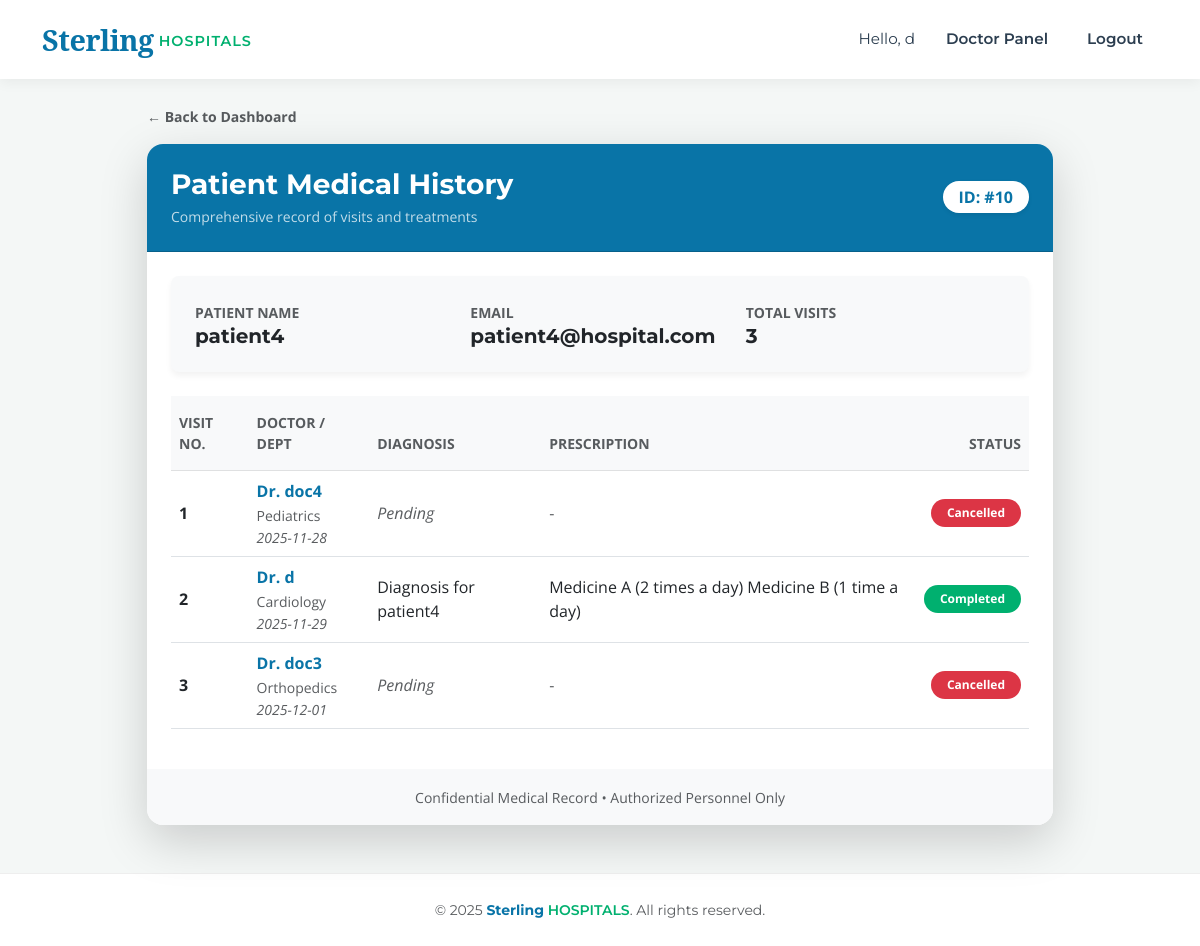
The page /patient_history/10 (signed in) on the database its author committed.
### models.py (models this page shows)
class User(db.Model, UserMixin):
    __tablename__ = 'users'
    id = db.Column(db.Integer, primary_key=True)
    username = db.Column(db.String(100), unique=True, nullable=False)
    email = db.Column(db.String(120), unique=True, nullable=False)
    password = db.Column(db.String(200), nullable=False)
    role = db.Column(db.String(20), nullable=False)  # admin, doctor, patient
    phone_number = db.Column(db.String(15), nullable=True)
    is_active_user = db.Column(db.Boolean, default=True)
    department_id = db.Column(db.Integer, db.ForeignKey('departments.id'), nullable=True)
    doctor_appointments = db.relationship('Appointment', foreign_keys='Appointment.doctor_id', backref='doctor_ref', lazy=True)
    patient_appointments = db.relationship('Appointment', foreign_keys='Appointment.patient_id', backref='patient_ref', lazy=True)

class Appointment(db.Model):
    __tablename__ = 'appointments'
    id = db.Column(db.Integer, primary_key=True)
    patient_id = db.Column(db.Integer, db.ForeignKey('users.id'), nullable=False)
    doctor_id = db.Column(db.Integer, db.ForeignKey('users.id'), nullable=False)
    appointment_date = db.Column(db.Date, nullable=False)
    appointment_time = db.Column(db.Time, nullable=False)
    status = db.Column(db.String(20), default='Pending')
    treatment = db.relationship('Treatment', backref='appointment', uselist=False, lazy=True)
    created_at = db.Column(db.DateTime, default=datetime.utcnow)

class Department(db.Model):
    __tablename__ = 'departments'
    id = db.Column(db.Integer, primary_key=True)
    name = db.Column(db.String(100), unique=True, nullable=False)
    description = db.Column(db.Text, nullable=True)
    doctors = db.relationship('User', backref='department', lazy=True)

class Treatment(db.Model):
    __tablename__ = 'treatments'
    id = db.Column(db.Integer, primary_key=True)
    appointment_id = db.Column(db.Integer, db.ForeignKey('appointments.id'), nullable=False)
    diagnosis = db.Column(db.Text, nullable=False)
    prescription = db.Column(db.Text, nullable=False)
    doctor_notes = db.Column(db.Text, nullable=True)
    date_recorded = db.Column(db.DateTime, default=datetime.utcnow)

### app.py (the view)
@app.route('/patient_history/<int:patient_id>')
@login_required
def patient_history(patient_id):
    if current_user.role not in ['admin', 'doctor'] and current_user.id != patient_id:
        return redirect(url_for('index'))
    return render_template('patient_history.html', patient=db.session.get(User, patient_id), history=Appointment.query.filter_by(patient_id=patient_id).all())

### app.py (called while the page is built)
@login_manager.user_loader
def load_user(user_id):
    return db.session.get(User, int(user_id))

### templates/patient_history.html (shortened to what this page needs)
{% extends "base.html" %}
{% block content %}
<div class="container mt-4">
    <div class="row justify-content-center">
        <div class="col-lg-10">
            <div class="mb-3">
                {% if current_user.role == 'admin' %}
                    <a href="{{ url_for('admin_dashboard') }}" class="text-decoration-none text-muted fw-bold small">
                        &larr; Back to Dashboard
                    </a>
                {% elif current_user.role == 'doctor' %}
                    <a href="{{ url_for('doctor_dashboard') }}" class="text-decoration-none text-muted fw-bold small">
                        &larr; Back to Dashboard
                    </a>
                {% else %}
                    <a href="{{ url_for('patient_dashboard') }}" class="text-decoration-none text-muted fw-bold small">
                        &larr; Back to Dashboard
                    </a>
                {% endif %}
            </div>
            <div class="card shadow-lg border-0 rounded-4 overflow-hidden">
                <div class="card-header bg-primary text-white p-4 d-flex justify-content-between align-items-center">
                    <div>
                        <h3 class="mb-1 fw-bold">Patient Medical History</h3>
                        <p class="mb-0 opacity-75 small">Comprehensive record of visits and treatments</p>
                    </div>
                    <div>
                        <span class="badge bg-white text-primary fs-6 px-3 py-2 rounded-pill shadow-sm">
                            ID: #{{ patient.id }}
                        </span>
                    </div>
                </div>
                <div class="card-body p-4 bg-white">
                    <div class="card bg-light border-0 rounded-3 mb-4">
                        <div class="card-body p-4">
                            <div class="row g-3">
                                <div class="col-md-4">
                                    <small class="text-muted fw-bold text-uppercase">Patient Name</small>
                                    <h5 class="fw-bold text-dark mb-0">{{ patient.username }}</h5>
                                </div>
                                <div class="col-md-4">
                                    <small class="text-muted fw-bold text-uppercase">Email</small>
                                    <h5 class="fw-bold text-dark mb-0">{{ patient.email }}</h5>
                                </div>
                                <div class="col-md-4">
                                    <small class="text-muted fw-bold text-uppercase">Total Visits</small>
                                    <h5 class="fw-bold text-dark mb-0">{{ history|length }}</h5>
                                </div>
                            </div>
                        </div>
                    </div>
                    <div class="table-responsive">
                        <table class="table table-hover align-middle">
                            <thead class="table-light">
                                <tr>
                                    <th class="py-3 text-muted small fw-bold text-uppercase">Visit No.</th>
                                    <th class="py-3 text-muted small fw-bold text-uppercase">Doctor / Dept</th>
                                    <th class="py-3 text-muted small fw-bold text-uppercase">Diagnosis</th>
                                    <th class="py-3 text-muted small fw-bold text-uppercase">Prescription</th>
                                    <th class="py-3 text-muted small fw-bold text-uppercase text-end">Status</th>
                                </tr>
                            </thead>
                            <tbody>
                                {% for appointment in history %}
                                <tr>
                                    <td class="fw-bold text-dark">{{ loop.index }}</td>
                                    <td>
                                        <div class="fw-bold text-primary">Dr. {{ appointment.doctor_ref.username }}</div>
                                        <small class="text-muted">{{ appointment.doctor_ref.department.name if appointment.doctor_ref.department else 'General' }}</small>
                                        <div class="small text-muted fst-italic">{{ appointment.appointment_date }}</div>
                                    </td>
                                    <td>
                                        {% if appointment.treatment %}
                                            {{ appointment.treatment.diagnosis }}
                                        {% else %}
                                            <span class="text-muted fst-italic">Pending</span>
                                        {% endif %}
                                    </td>
                                    <td>
                                        {% if appointment.treatment %}
                                            {{ appointment.treatment.prescription }}
                                        {% else %}
                                            <span class="text-muted">-</span>
                                        {% endif %}
                                    </td>
                                    <td class="text-end">
                                        {% if appointment.status == 'Completed' %}
                                            <span class="badge bg-success text-white rounded-pill px-3 py-2">Completed</span>
                                        {% elif appointment.status == 'Cancelled' %}
                                            <span class="badge bg-danger text-white rounded-pill px-3 py-2">Cancelled</span>
                                        {% else %}
                                            <span class="badge bg-warning text-dark rounded-pill px-3 py-2">Scheduled</span>
                                        {% endif %}
                                    </td>
                                </tr>
                                {% endfor %}
                            </tbody>
                        </table>
                    </div>
                </div>
                <div class="card-footer bg-light text-center py-3 border-0">
                    <small class="text-muted">Confidential Medical Record • Authorized Personnel Only</small>
                </div>
            </div>
        </div>
    </div>
</div>
{% endblock %}

### templates/base.html (shortened to what this page needs)
<!DOCTYPE html>
<html lang="en">
<head>
    <link href="https://cdn.jsdelivr.net/npm/bootstrap@5.3.0/dist/css/bootstrap.min.css" rel="stylesheet">
    <link rel="stylesheet" href="https://cdn.jsdelivr.net/npm/bootstrap-icons@1.11.1/font/bootstrap-icons.css">
    <link rel="stylesheet" href="{{ url_for('static', filename='css/style.css') }}">
</head>
<body>
    <nav class="navbar navbar-expand-lg navbar-light fixed-top">
        <div class="container">
            <a class="navbar-brand" href="{{ url_for('index') }}">
                <span class="brand-sterling">Sterling</span>
                <span class="brand-hospitals">HOSPITALS</span>
            </a>
            <div class="collapse navbar-collapse" id="navbarNav">
                <ul class="navbar-nav ms-auto align-items-center">
                    {% if current_user.is_authenticated %}
                        <li class="nav-item">
                            <span class="nav-link text-muted" style="font-weight: 400;">Hello, {{ current_user.username }}</span>
                        </li>
                        <li class="nav-item">
                            {% if current_user.role == 'admin' %}
                                <a class="nav-link" href="{{ url_for('admin_dashboard') }}">Admin Dashboard</a>
                            {% elif current_user.role == 'doctor' %}
                                <a class="nav-link" href="{{ url_for('doctor_dashboard') }}">Doctor Panel</a>
                            {% else %}
                                <a class="nav-link" href="{{ url_for('patient_dashboard') }}">My Health</a>
                            {% endif %}
                        </li>
                        <li class="nav-item">
                            <a class="nav-link btn btn-danger text-white btn-sm ms-3" style="border-radius: 4px; padding: 6px 15px;" href="{{ url_for('logout') }}">Logout</a>
                        </li>
                    {% endif %}
                </ul>
            </div>
        </div>
    </nav>
    <div style="height: 80px;"></div>
    <div class="container mt-4 mb-5">
        {% block content %}{% endblock %}
    </div>
    <footer class="text-center text-muted py-4 mt-auto">
        <div class="container">
            <small>&copy; 2025 <span style="color: var(--brand-blue); font-weight:700;">Sterling</span> <span style="color: var(--brand-green); font-weight:600;">HOSPITALS</span>. All rights reserved.</small>
        </div>
    </footer>
</body>
</html>

### static/css/style.css (style rules this page uses)
:root { --brand-blue: #0974A7; --brand-dark-blue: #015890; --brand-green: #00B06F; --brand-dark-green:#008f5a; --brand-dark: #2c3e50; --brand-warning: #FAD10A; --brand-bg-soft: #f4f7f6; --font-primary: "Montserrat", sans-serif; --font-serif: "Noto Serif", serif; --font-text: "Open Sans", sans-serif; }
body { font-family: var(--font-text); background-color: var(--brand-bg-soft); color: #333; }
h1, h2, h3, h4, h5, h6, .btn, .navbar-brand, .nav-link, footer { font-family: var(--font-primary); }
.navbar { background-color: white !important; box-shadow: 0 4px 12px rgba(0,0,0,0.05); padding: 0.8rem 0; }
.navbar-brand { display: flex; align-items: center; text-decoration: none; }
.brand-sterling { font-family: var(--font-serif); color: var(--brand-blue); font-weight: 700; font-size: 1.8rem; letter-spacing: -0.5px; }
.brand-hospitals { font-family: var(--font-primary); color: var(--brand-green); font-weight: 600; font-size: 0.9rem; text-transform: uppercase; letter-spacing: 1px; margin-left: 5px; padding-top: 5px; }
.nav-link { color: var(--brand-dark) !important; font-weight: 600; font-size: 0.95rem; margin-left: 15px; transition: color 0.3s ease; }
.text-primary { color: var(--brand-blue) !important; }
.bg-primary { background-color: var(--brand-blue) !important; color: white !important; }
.bg-success { background-color: var(--brand-green) !important; color: white !important; }
.card { border: none; border-radius: 8px; box-shadow: 0 4px 6px rgba(0,0,0,0.05); }
footer { background-color: white; border-top: 1px solid #eee; }

### rows shown on the page
User: username "d"
User: id "10", username "patient4", email "patient4@hospital.com"
Appointment: doctor_ref.username "doc4", doctor_ref.department "Pediatrics", appointment_date "2025-11-28", shows "Pending", status "Cancelled"
Appointment: doctor_ref.username "d", doctor_ref.department "Cardiology", appointment_date "2025-11-29", treatment.diagnosis "Diagnosis for patient4", treatment.prescription "Medicine A (2 times a day) Medicine B (1 time a day)", status "Completed"
Appointment: doctor_ref.username "doc3", doctor_ref.department "Orthopedics", appointment_date "2025-12-01", shows "Pending", status "Cancelled"

### other values the page prints
{{ history|length }} "3"
